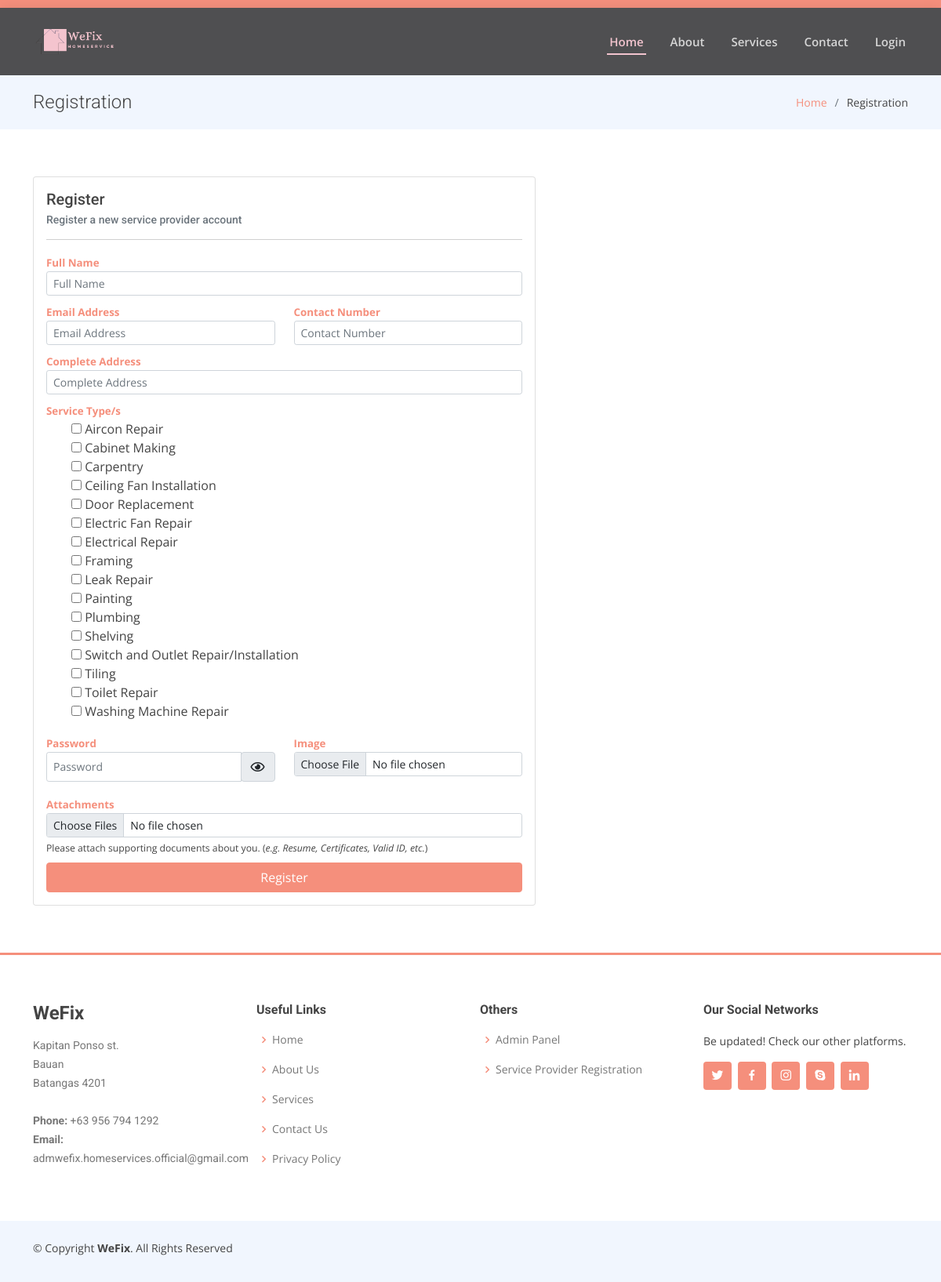
The page /index.php?pg=serviceprovider on the database its author committed.
### tables this page shows
CREATE TABLE IF NOT EXISTS `service_types` (
  `id` int(11) NOT NULL AUTO_INCREMENT,
  `type` text NOT NULL,
  `deleted` bit(1) NOT NULL DEFAULT b'0',
  PRIMARY KEY (`id`)
);

### serviceprovider.php (the view, shortened to what this page needs)
<main id="main" data-aos="fade-up">
	<section class="breadcrumbs">
		<div class="container">
			<div class="d-flex justify-content-between align-items-center">
				<h2>Registration</h2>
				<ol>
					<li><a href="index.php">Home</a></li>
					<li>Registration</li>
				</ol>
			</div>
		</div>
	</section>
	<section class="inner-page">
		<div class="container">
			<div class="row">
				<div class="col-7">
					<div class="card">
						<div class="card-body">
							<h5 class="card-title">Register</h5>
							<h6 class="card-subtitle mb-2 text-muted"><small>Register a new service provider account</small></h6>
							<hr/>
							<form method="POST" enctype="multipart/form-data">
								<div class="row">
									<div class="col-md-12">
										<div class="form-group mb-2">
											<label class="frm-lbl" for="name">Full Name</label>
											<input type="text" class="form-control form-control-sm" name="company" placeholder="Full Name" value="<?php echo isset($_POST['company']) ? $_POST['company'] : ''; ?>" required>
										</div>
									</div>
									<div class="col-md-6">
										<div class="form-group mb-2">
											<label class="frm-lbl" for="email">Email Address</label>
											<input type="email" class="form-control form-control-sm" name="email" placeholder="Email Address" value="<?php echo isset($_POST['email']) ? $_POST['email'] : ''; ?>" required>
										</div>
									</div>
									<div class="col-md-6">
										<div class="form-group mb-2">
											<label class="frm-lbl" for="mobile">Contact Number</label>
											<input type="text" class="form-control form-control-sm" name="contact" maxlength="11" placeholder="Contact Number" value="<?php echo isset($_POST['contact']) ? $_POST['contact'] : ''; ?>" required>
										</div>
									</div>
									<div class="col-md-12">
										<div class="form-group mb-2">
											<label class="frm-lbl" for="name">Complete Address</label>
											<input type="text" class="form-control form-control-sm" name="address" placeholder="Complete Address" value="<?php echo isset($_POST['address']) ? $_POST['address'] : ''; ?>" required>
										</div>
									</div>
									<div class="col-md-12">
										<div class="form-group mb-2">
											<label class="frm-lbl" for="name">Service Type/s</label>
											<ul style="list-style-type:none;">
												<?php
													$s = mysql_query("select * from service_types where deleted = 0 order by type");
													while($r = mysql_fetch_array($s)){
													?>
														<li><input type="checkbox" value="<?php echo $r["type"]; ?>"></input> <?php echo $r["type"]; ?></li>
													<?php
													}
												?>
											</ul>
										</div>
									</div>
									<div class="col-md-6">
										<div class="form-group mb-2">
											<label class="frm-lbl" for="password">Password</label>
											<div class="input-group mb-3">
												<input type="password" class="form-control form-control-sm" name="password" id="password" placeholder="Password" aria-describedby="basic-addon2" value="<?php echo isset($_POST['password']) ? $_POST['password'] : ''; ?>" required>
												<div class="input-group-append">
													<span class="input-group-text" id="basic-addon2"><span class="text-dark cursor-pointer ml-2"><i id="showpassword" style="cursor:pointer;" onclick="toggleShow()" class="fa fa-eye" aria-hidden="true"></i></span></span>
												</div>
											</div>
										</div>
									</div>
									<div class="col-md-6">
										<div class="form-group mb-2">
											<label class="frm-lbl" for="name">Image</label>
											<input type="file" class="form-control form-control-sm" name="img" required>
										</div>
									</div>
									<div class="col-md-12">
										<div class="form-group mb-2">
											<label class="frm-lbl" for="name">Attachments</label>
											<input type="file" class="form-control form-control-sm" name="documents[]" required multiple>
											<small><small>Please attach supporting documents about you. (<i>e.g. Resume, Certificates, Valid ID, etc.</i>)</small></small>
										</div>
									</div>
									<div class="col-md-12">
										<input type="submit" name="register" value="Register" class="btn btn-primary w-100">
									</div>
								</div>
							</form>
						</div>
					</div>
				</div>
			</div>
		</div>
	</section>
</main>

### assets/css/style.css (style rules this page uses)
body { font-family: "Open Sans", sans-serif; color: #444444; }
a { color: #F58F7C; text-decoration: none; }
h1, h2, h3, h4, h5, h6 { font-family: "Roboto", sans-serif; }
section { padding: 60px 0; overflow: hidden; }
.breadcrumbs { padding: 20px 0; background-color: #f1f6fe; min-height: 40px; }
.breadcrumbs h2 { font-size: 24px; font-weight: 300; margin: 0; }
.breadcrumbs ol { display: flex; flex-wrap: wrap; list-style: none; padding: 0; margin: 0; font-size: 14px; }
.breadcrumbs ol li + li { padding-left: 10px; }
.breadcrumbs ol li + li::before { display: inline-block; padding-right: 10px; color: #6c757d; content: "/"; }
.frm-lbl { font-weight: bolder; font-size: smaller; color: #F58F7C; }

### rows shown on the page
service_types: type "Aircon Repair"
service_types: type "Cabinet Making"
service_types: type "Carpentry"
service_types: type "Ceiling Fan Installation"
service_types: type "Door Replacement"
service_types: type "Electric Fan Repair"
service_types: type "Electrical Repair"
service_types: type "Framing"
service_types: type "Leak Repair"
service_types: type "Painting"
service_types: type "Plumbing"
service_types: type "Shelving"
service_types: type "Switch and Outlet Repair/Installation"
service_types: type "Tiling"
service_types: type "Toilet Repair"
service_types: type "Washing Machine Repair"
